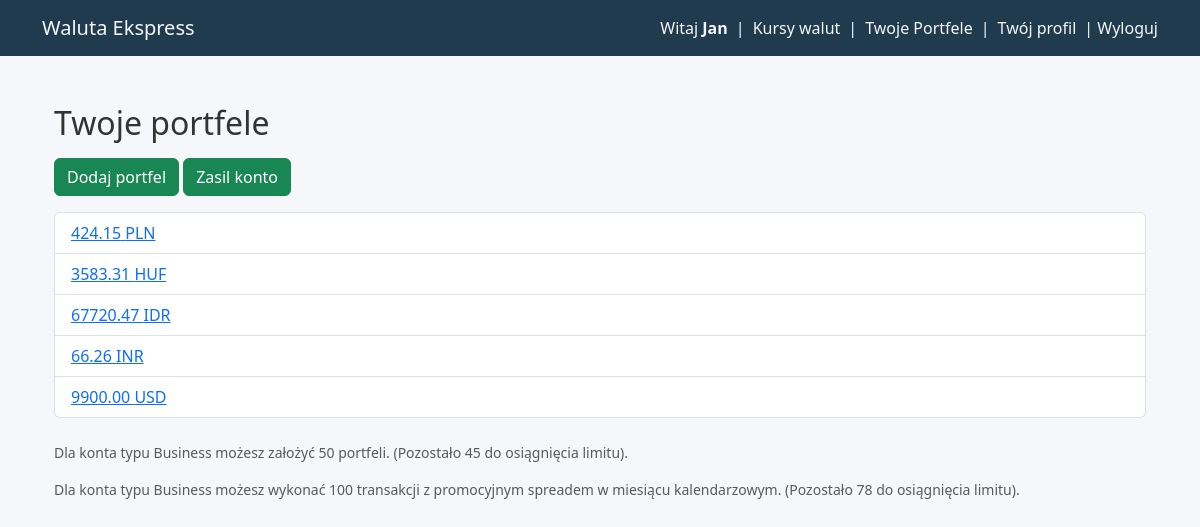
Before: /wallets/ (signed in) with the older database file.
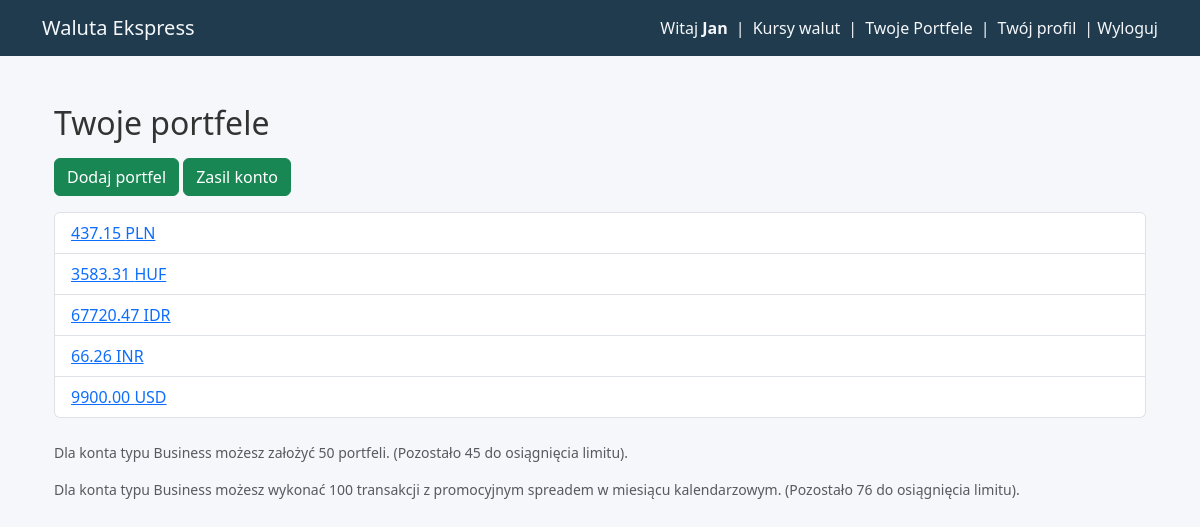
After: the same page with the newer database file.
### apps/backend_brokers/models.py (models this page shows, shortened)
class Wallet(models.Model):
    SELECTABLE_CURRENCIES = [
        ("PLN", "polski nowy złoty"),
        ("EUR", "euro"),
        ("USD", "dolar amerykański"),
        ("AUD", "dolar australijski"),
        ("BGN", "lew (Bułgaria)"),
        ("BRL", "real (Brazylia)"),
        ("CAD", "dolar kanadyjski"),
        ("CHF", "frank szwajcarski"),
        ("CLP", "peso chilijskie"),
        ("CNY", "yuan renminbi (Chiny)"),
        ("CZK", "korona czeska"),
        ("DKK", "korona duńska"),
        ("GBP", "funt szterling"),
        ("HKD", "dolar Hongkongu"),
        ("HUF", "forint (Węgry)"),
        ("IDR", "rupia indonezyjska"),
        ("ILS", "nowy izraelski szekel"),
        ("INR", "rupia indyjska"),
        ("ISK", "korona islandzka"),
        ("JPY", "jen (Japonia)"),
        ("KRW", "won południowokoreański"),
        ("MXN", "peso meksykańskie"),
        ("MYR", "ringgit (Malezja)"),
        ("NOK", "korona norweska"),
        ("NZD", "dolar nowozelandzki"),
        ("PHP", "peso filipińskie"),
        ("RON", "lej rumuński"),
        ("SEK", "korona szwedzka"),
        ("SGD", "dolar singapurski"),
        ("THB", "bat (Tajlandia)"),
        ("TRY", "lira turecka"),
        ("UAH", "hrywna (Ukraina)"),
        ("XDR", "SDR (MFW)"),
        ("ZAR", "rand (Republika Południowej Afryki)"),
    ]  # Added to automate drop-down lists
    user = models.ForeignKey(
        Profile,
        on_delete=models.SET_DEFAULT,
        related_name="wallets",
        default="deleted_user",
    )
    wallet_id = models.CharField(max_length=50, unique=True)
    currency = models.CharField(max_length=10, choices=SELECTABLE_CURRENCIES)
    iban = models.CharField(max_length=34, unique=True)
    balance = models.DecimalField(
        max_digits=12, decimal_places=2, default=0.00
    )  # Adjusted per Django Antipatterns
    wallet_status = models.CharField(max_length=50, default="active")

### apps/backend_brokers/views.py (the view)
# urls.py: path("wallets/", views.wallet, name="wallets"),
@login_required
def wallet(request):
    now = timezone.now()
    wallets = Wallet.objects.filter(user_id=request.user.id, wallet_status="active")
    wallets_count = wallets.count()
    wallets_remaining = request.user.profile.wallet_limit - wallets_count
    transactions_current_month = Transaction.objects.filter(
        user_id=request.user.id, visible_to='user', created_at__year=now.year, created_at__month=now.month
    )
    transactions_count = transactions_current_month.count()
    transactions_remaining = request.user.profile.transaction_limit - transactions_count
    return render(
        request,
        "backend_brokers/list_of_wallets.html",
        {
            "wallets": wallets,
            "wallets_count": wallets_count,
            "wallets_remaining": wallets_remaining,
            "transactions_current_month": transactions_current_month,
            "transactions_count": transactions_count,
            "transactions_remaining": transactions_remaining,
        },
    )

### apps/backend_brokers/templates/backend_brokers/list_of_wallets.html (shortened to what this page needs)
{% extends 'backend_brokers/base.html' %}
{% block content %}
<div class="container mt-5">
    <h2 class="mb-3">Twoje portfele</h2>
    <div>
        <a class="btn btn-success mb-3" href="{% url 'add_wallet' %}">Dodaj portfel</a>
        <a class="btn btn-success mb-3" href="{% url 'deposit' %}" >Zasil konto</a>
    </div>
    <ul class="list-group mb-4">
        {% for wallet in wallets %}
            <li class="list-group-item d-flex justify-content-between align-items-center">
                <a href="{% url 'wallet_transactions' wallet.id %}">
                    {{ wallet.balance|floatformat:2 }} {{ wallet.currency }}
                </a>
            </li>
        {% empty %}
            <li class="list-group-item">Brak portfeli</li>
        {% endfor %}
    </ul>
    <div class="wallet-creation text-muted small">
        <p>Dla konta typu {{ request.user.profile.get_account_type_display }} możesz założyć {{ request.user.profile.wallet_limit }} portfeli. (Pozostało {{ wallets_remaining }} do osiągnięcia limitu).</p>
        <p>Dla konta typu {{ request.user.profile.get_account_type_display }} możesz wykonać {{ request.user.profile.transaction_limit }} transakcji z promocyjnym spreadem w miesiącu kalendarzowym. (Pozostało {{ transactions_remaining }} do osiągnięcia limitu).</p>
    </div>
</div>
{% endblock %}

Changed rows visible on the page:
changed Wallet "PLN": balance "424.15" → "437.15"
Other visible differences:
{{ transactions_remaining }}: "78" → "76"
